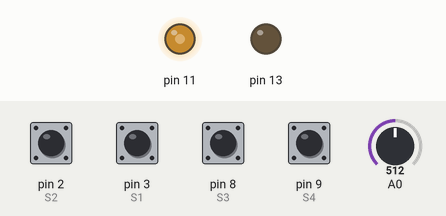
Recording of a sketch running on a simulated Arduino Uno, built with avr-gcc and run on an emulated ATmega328P. On the bench: output pins drawn as LEDs (lit = HIGH). The inputs (shaded band) are chosen by the test bench; at power-on: pin 2 (S2), pin 3 (S1), pin 8 (S3), pin 9 (S4) HIGH, A0 = 512. What the sketch prints to the serial monitor is not drawn.

Above: at 5.8 s.
5.9 s: A0 set to 716
At 11.2 s:
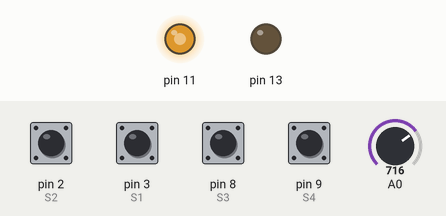
11.9 s: A0 set to 900
At 16.2 s:
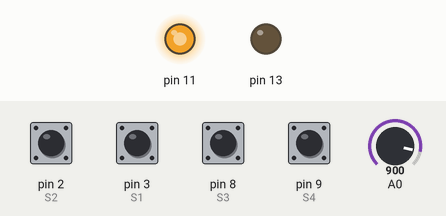
17.9 s: A0 set to 122
At 21.3 s:
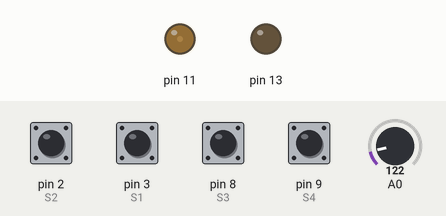
23.9 s: A0 set to 0
At 26.3 s:
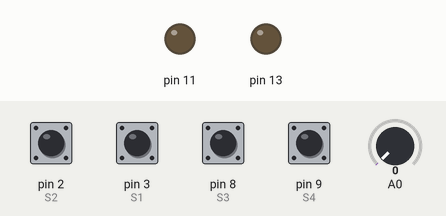
Timing chart, 0 to 27.8 s (numbered marks = the images above; inputs shaded):
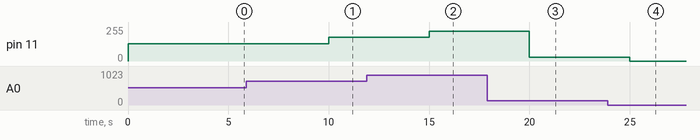

Measured:
- after the input at 5.9 s, pin 11: 128/255 → 179/255 after 4.1 s
- after the input at 11.9 s, pin 11: 179/255 → 225/255 after 3.1 s
- after the input at 17.9 s, pin 11: 225/255 → 30/255 after 2.1 s
- after the input at 23.9 s, pin 11: 30/255 → 0/255 after 1.1 s

The sketch:

r3_training_benjamin_samson1.ino
```cpp
//Arduino pins used for the switches
#define S1 3
#define S2 2
#define S3 8
#define S4 9

//initializing switches' states
int s1state = HIGH;
int s2state = HIGH;
int s3state = HIGH;
int s4state = HIGH;

void setup()
{
  Serial.begin(9600);
  pinMode(13, OUTPUT);
  pinMode(S1, INPUT_PULLUP);
  pinMode(S2, INPUT_PULLUP);
  pinMode(S3, INPUT_PULLUP);
  pinMode(S4, INPUT_PULLUP);
}

void loop()
{


  s1state = digitalRead(S1);
  s2state = digitalRead(S2);
  s3state = digitalRead(S3);
  s4state = digitalRead(S4);

  int sensorValue = analogRead(A0);
  //for checking voltage coming from potentiometer
  float voltage = sensorValue*(5.0/1023.0);
  float pwm = sensorValue;
  //Serial.println(voltage);
  //Serial.println(s1state);

  analogWrite(11,pwm/4);

  if(s1state == HIGH && s2state == LOW && s3state == LOW && s4state == LOW){
  digitalWrite(6,LOW);
  digitalWrite(7,HIGH);
  digitalWrite(5,LOW);
  digitalWrite(4,HIGH);
  }
  else if(s1state == LOW && s2state == HIGH && s3state == LOW && s4state == LOW){
  digitalWrite(6,HIGH);
  digitalWrite(7,LOW);
  digitalWrite(5,HIGH);
  digitalWrite(4,LOW);
  }
  else if(s1state == LOW && s2state == LOW && s3state == HIGH && s4state == LOW){
  digitalWrite(6,HIGH);
  digitalWrite(7,LOW);
  digitalWrite(5,LOW);
  digitalWrite(4,HIGH);
  }
  else if(s1state == LOW && s2state == LOW && s3state == LOW && s4state == HIGH){
  digitalWrite(6,LOW);
  digitalWrite(7,HIGH);
  digitalWrite(5,HIGH);
  digitalWrite(4,LOW);
  }
  else{
  digitalWrite(6,LOW);
  digitalWrite(7,LOW);
  digitalWrite(5,LOW);
  digitalWrite(4,LOW);
  }
  //for checking the states of the switches
  Serial.print("S1: ");
  Serial.println(s1state);
  Serial.print("S2: ");
  Serial.println(s2state);
  Serial.print("S3: ");
  Serial.println(s3state);
  Serial.print("S4: ");
  Serial.println(s4state);
  delay(5000);
 }
```
